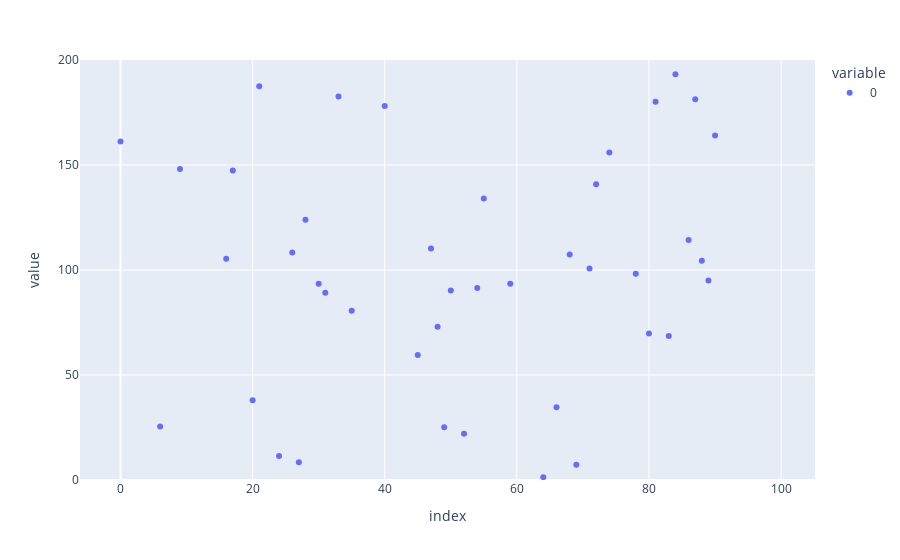

The notebook cell saved with this chart:
### Code cell
batch_size = 20_000
estimated_average_count = 1
sensitivity = 5
true_query_result = 100

expected_result = estimated_average_count * batch_size

# The Turbo formula is implicitly assuming the average will be 1. 
# That can be a huge overestimation, if the true result happens to be low.
print(f"Expected result (prior): {expected_result}, true query result: {true_query_result}")

epsilon = get_epsilon_from_accuracy_for_counts(
    cap_value=sensitivity,
    n=batch_size,
    a=0.05,
    b=0.01
)

n_repetitions = 100
repeated_noisy_results = true_query_result*np.ones(n_repetitions) + np.random.laplace(scale=sensitivity / epsilon, size=n_repetitions)
px.scatter(repeated_noisy_results, range_y=[0,200])

### Figure 1 — Plotly figure (JSON) as saved in the notebook; plotly's stock layout.template omitted (floating-point values rounded to 4 significant figures)
{"data": [{"hovertemplate": "variable=0<br>index=%{x}<br>value=%{y}<extra></extra>", "legendgroup": "0", "marker": {"color": "#636efa", "symbol": "circle"}, "mode": "markers", "name": "0", "orientation": "v", "showlegend": true, "type": "scatter", "x": [0, 1, 2, 3, 4, 5, 6, 7, 8, 9, 10, 11, 12, 13, 14, 15, 16, 17, 18, 19, 20, 21, 22, 23, 24, 25, 26, 27, 28, 29, 30, 31, 32, 33, 34, 35, 36, 37, 38, 39, 40, 41, 42, 43, 44, 45, 46, 47, 48, 49, 50, 51, 52, 53, 54, 55, 56, 57, 58, 59, 60, 61, 62, 63, 64, 65, 66, 67, 68, 69, 70, 71, 72, 73, 74, 75, 76, 77, 78, 79, 80, 81, 82, 83, 84, 85, 86, 87, 88, 89, 90, 91, 92, 93, 94, 95, 96, 97, 98, 99], "xaxis": "x", "y": [161.1, -131.2, 279.7, 272.4, 636.7, 249.3, 25.45, -214.5, -20.56, 148.0, -6.92, -70.2, 307.3, 280.6, -284.4, 221.0, 105.3, 147.4, 607.7, 392.4, 37.98, 187.5, -66.14, 841.0, 11.47, 334.9, 108.4, 8.439, 123.9, 232.4, 93.46, 89.21, -765.9, 182.6, 208.0, 80.61, -257.8, -369.2, -287.8, 253.4, 178.1, -132.4, 458.0, 275.5, -67.04, 59.52, -26.93, 110.2, 72.93, 25.08, 90.19, 525.5, 21.96, -5.431, 91.45, 134.0, -6.571, -57.71, 331.6, 93.49, -387.7, -23.94, -91.93, -5.889, 1.366, 279.3, 34.65, -206.0, 107.3, 7.268, 250.9, 100.7, 140.8, -397.7, 155.9, 248.9, -74.87, 823.7, 98.22, 203.5, 69.76, 180.1, -454.9, 68.56, 193.3, 267.2, 114.3, 181.3, 104.4, 94.97, 164.1, 246.9, 272.2, 324.6, 276.9, -91.18, -547.4, 346.5, 285.0, -103.4], "yaxis": "y"}], "layout": {"legend": {"title": {"text": "variable"}, "tracegroupgap": 0}, "margin": {"t": 60}, "xaxis": {"anchor": "y", "domain": [0, 1], "title": {"text": "index"}}, "yaxis": {"anchor": "x", "domain": [0, 1], "range": [0, 200], "title": {"text": "value"}}}}
